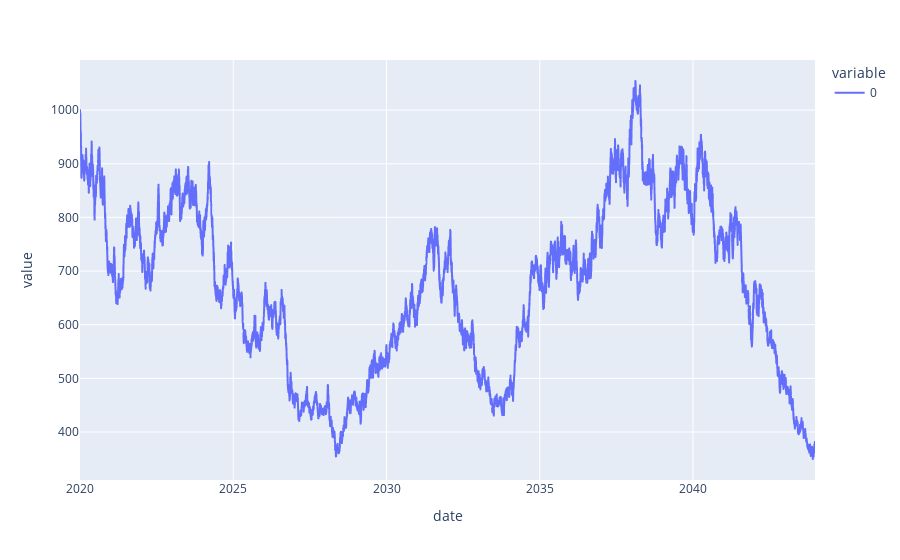
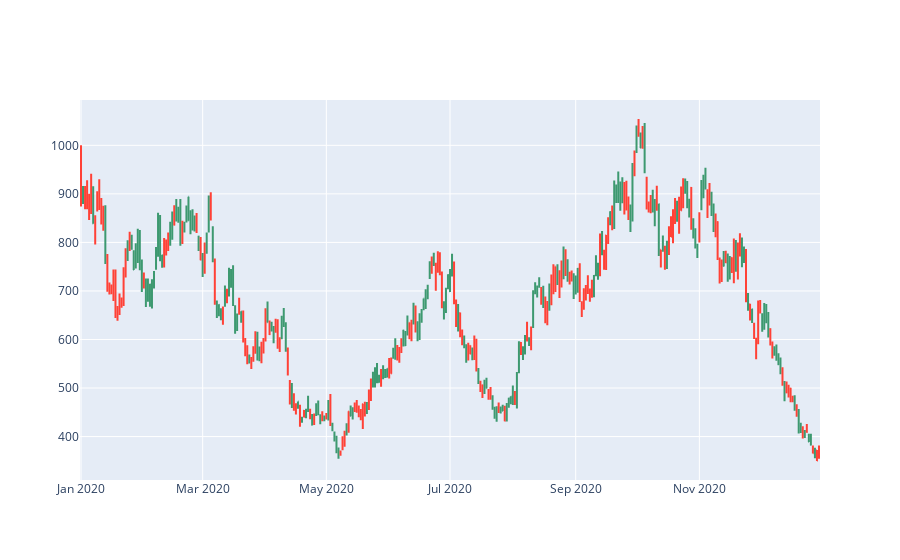

Here is the notebook cell these charts were saved with, in order:
### Markdown cell above
## generate stock

### Code cell
df_OCHL = simulate_OCHL_stock(simulate_stock(1000, 0, 0.01, 0, 365), graph_timeseries=True, graph_OCHL=True)
df_OCHL

### Figure 1 — Plotly figure (JSON) as saved in the notebook; plotly's stock layout.template omitted (floating-point values rounded to 4 significant figures; data arrays with more than 128 entries replaced by an {"elided": "..."} marker saying what was removed)
{"data": [{"hovertemplate": "variable=0<br>date=%{x}<br>value=%{y}<extra></extra>", "legendgroup": "0", "line": {"color": "#636efa", "dash": "solid"}, "mode": "lines", "name": "0", "showlegend": true, "type": "scattergl", "x": {"elided": "8760 str values"}, "xaxis": "x", "y": {"elided": "8760 float values"}, "yaxis": "y"}], "layout": {"legend": {"title": {"text": "variable"}, "tracegroupgap": 0}, "margin": {"t": 60}, "xaxis": {"anchor": "y", "domain": [0, 1], "title": {"text": "date"}}, "yaxis": {"anchor": "x", "domain": [0, 1], "title": {"text": "value"}}}}

### Figure 2 — Plotly figure (JSON) as saved in the notebook; plotly's stock layout.template omitted (floating-point values rounded to 4 significant figures; data arrays with more than 128 entries replaced by an {"elided": "..."} marker saying what was removed)
{"data": [{"close": {"elided": "365 float values"}, "high": {"elided": "365 float values"}, "low": {"elided": "365 float values"}, "open": {"elided": "365 float values"}, "type": "ohlc", "x": {"elided": "365 str values"}}], "layout": {"xaxis": {"rangeslider": {"visible": false}}}}
